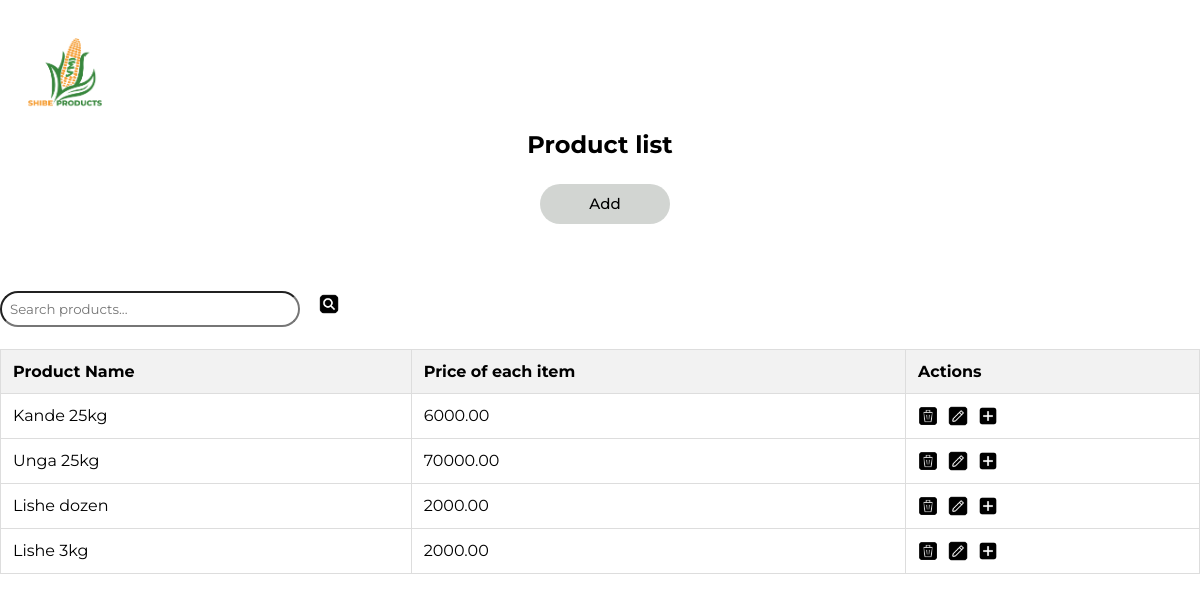
Screenshot of /products/ (signed in) with the database file from the repository.
### ShibeApp/models.py (models this page shows, shortened)
class Product(models.Model):
      PRODUCT_CHOICES = [
        ('lishe 3kg', 'Lishe 3kg'),
        ('lishe dozen', 'Lishe dozen'),
        ('Unga 25kg', 'Unga 25kg'),
        ('Unga 10kg', 'Unga 10kg'),
        ('Unga 5kg', 'Unga 5kg'),
        ('kande 25kg', 'Kande 25kg'),
    ]
      title = models.CharField(
         max_length=255,
         choices=PRODUCT_CHOICES,  # Set predefined choices
      )
      image = models.ImageField(upload_to='user_directory_path',default='product.jpg')
      price = models.DecimalField(max_digits=10,decimal_places=2)
      old_price = models.DecimalField(max_digits=10,decimal_places=2, default='0.00')
      date = models.DateTimeField(auto_now_add=True)
      update = models.DateTimeField(null=True,blank=True)
      class Meta:
         verbose_name_plural = 'Products'
         ordering = ('-date',)

### ShibeApp/views.py (the view)
# urls.py: path('products/',views.product_list, name='product_list'),
@login_required
def product_list(request):
    query = request.GET.get('q')  # Get search parameter from URL
    products = Product.objects.all()
    if query:
        products = products.filter(title__icontains=query)
    return render(request, 'product_list.html', {
        'products': products,
        'search_query': query  # Pass query back to template
    })

### ShibeApp/templates/product_list.html (shortened to what this page needs)
{% load static %} {% block content %}
<head>
  <link
    rel="stylesheet"
    href="https://cdnjs.cloudflare.com/ajax/libs/font-awesome/6.0.0-beta3/css/all.min.css"
  />
</head>
<body>
  <div class="nav-logo">
    <a href="{% url 'ShibeApp:home'%}">
      <img
        src="{% static 'images/shibe.png' %}"
        alt="Shibe Product"
        style="
          width: 70px;
          height: 70px;
          margin-top: 40px;
          margin-left: 30px;
          cursor: pointer;
          transform: scale(1.05);
        "
      />
    </a>
  </div>
  <div class="ttle">
    <h2>Product <span>list</span></h2>
  </div>
  <div class="bt">
    <a href="{% url 'ShibeApp:add_product' %}"><button>Add</button></a>
  </div>
  <div class="search-container" style="margin-bottom: 20px">
    <form method="get" action="">
      <input
        type="text"
        name="q"
        placeholder="Search products..."
        value="{{ search_query|default:'' }}"
        style="
          padding: 8px;
          width: 300px;
          font-family: 'Montserrat', Arial, sans-serif;
          border-radius: 30px;
        "
      />
      <button
        type="submit"
        style="
          background: none;
          border: none;
          margin-left: -40px; /* This pulls the icon inside the input */
          cursor: pointer;
          z-index: 2;
        "
        aria-label="Search"
      >
        <img
          src="{% static 'images/search_icon.png' %}"
          alt="Search"
          style="width: 20px; height: 20px"
        />
      </button>
    </form>
  </div>
  {% if no_results %}
  <div
    class="no-results-message"
    style="
      padding: 20px;
      background: #fff8e1;
      border-left: 4px solid #ffc107;
      margin: 20px 0;
      font-family: 'Montserrat', Arial, sans-serif;
    "
  >
    <p>No products found matching <strong>"{{ search_query }}"</strong></p>
    <p>
      Available products: {% for value, label in product_choices %} {{ label
      }}{% if not forloop.last %}, {% endif %} {% endfor %}
    </p>
    <a
      href="{% url 'ShibeApp:product_list' %}"
      style="color: #2196f3; text-decoration: none"
      >Show all products</a
    >
  </div>
  {% else %}
  <table style="width: 100%; border-collapse: collapse; margin-top: 20px">
    <thead>
      <tr style="background-color: #f2f2f2">
        <th style="padding: 12px; text-align: left">Product Name</th>
        <th style="padding: 12px; text-align: left">Price of each item</th>
        <th style="padding: 12px; text-align: left">Actions</th>
      </tr>
    </thead>
    <tbody>
      {% for product in products %}
      <tr style="border-bottom: 1px solid #ddd">
        <td style="padding: 12px">{{ product.get_title_display }}</td>
        <td style="padding: 12px">{{ product.price }}</td>
        <td style="padding: 12px">
          <div class="icon-container" style="display: flex; gap: 10px">
            <a
              class="delete-link"
              data-id="{{ product.pk }}"
              style="cursor: pointer"
            >
              <img
                src="{% static 'images/delete_icon.png' %}"
                alt="Delete"
                style="width: 20px; height: 20px"
              />
            </a>
            <a
              class="edit-link"
              data-id="{{ product.pk }}"
              style="cursor: pointer"
            >
              <img
                src="{% static 'images/edit_icon.png' %}"
                alt="Edit"
                style="width: 20px; height: 20px"
              />
            </a>
            <a href="{% url 'ShibeApp:add_product' %}" class="add-link">
              <img
                src="{% static 'images/add_icon.png' %}"
                alt="add"
                style="width: 20px; height: 20px"
              />
            </a>
          </div>
        </td>
      </tr>
      {% empty %}
      <tr>
        <td colspan="3" style="padding: 20px; text-align: center">
          No products available in inventory
        </td>
      </tr>
      {% endfor %}
    </tbody>
  </table>
  {% endif %}
</body>
{% endblock content %}

### ShibeApp/templates/product_list.html (style rules this page uses)
body { background-color: var(--background-color); color: var(--text-color); margin: 0; padding: 0; font-family: "Montserrat", Arial, sans-serif; }
form { margin-bottom: 20px; }
button { font-family: "Montserrat", Arial, sans-serif; background: rgba(192, 197, 192, 0.719); color: black; border: none; padding: 10px 20px; cursor: pointer; border-radius: 20px; width: 100%; max-width: 130px; height: 40px; font-weight: 500; transform: 0.3s ease; font-size: 15px; margin: 5px; box-sizing: border-box; }
table { width: 100%; border-collapse: collapse; }
th, td { border: 1px solid #ddd; padding: 8px; text-align: left; word-wrap: break-word; }
th { background-color: #f2f2f2; }
.icon-container { display: flex; align-items: center; }
.icon-container img { width: 20px; height: 20px; }
.bt { width: 100%; max-width: 130px; font-weight: 500; border: none; border-radius: 50px; cursor: pointer; transform: 0.3s ease; font-size: 15px; margin: 0 auto 50px; display: block; }
.ttle { text-align: center; margin-top: 0%; }

### rows the page displays
Product: title "Kande 25kg", price "6000.00"
Product: title "Unga 25kg", price "70000.00"
Product: title "Lishe dozen", price "2000.00"
Product: title "Lishe 3kg", price "2000.00"
